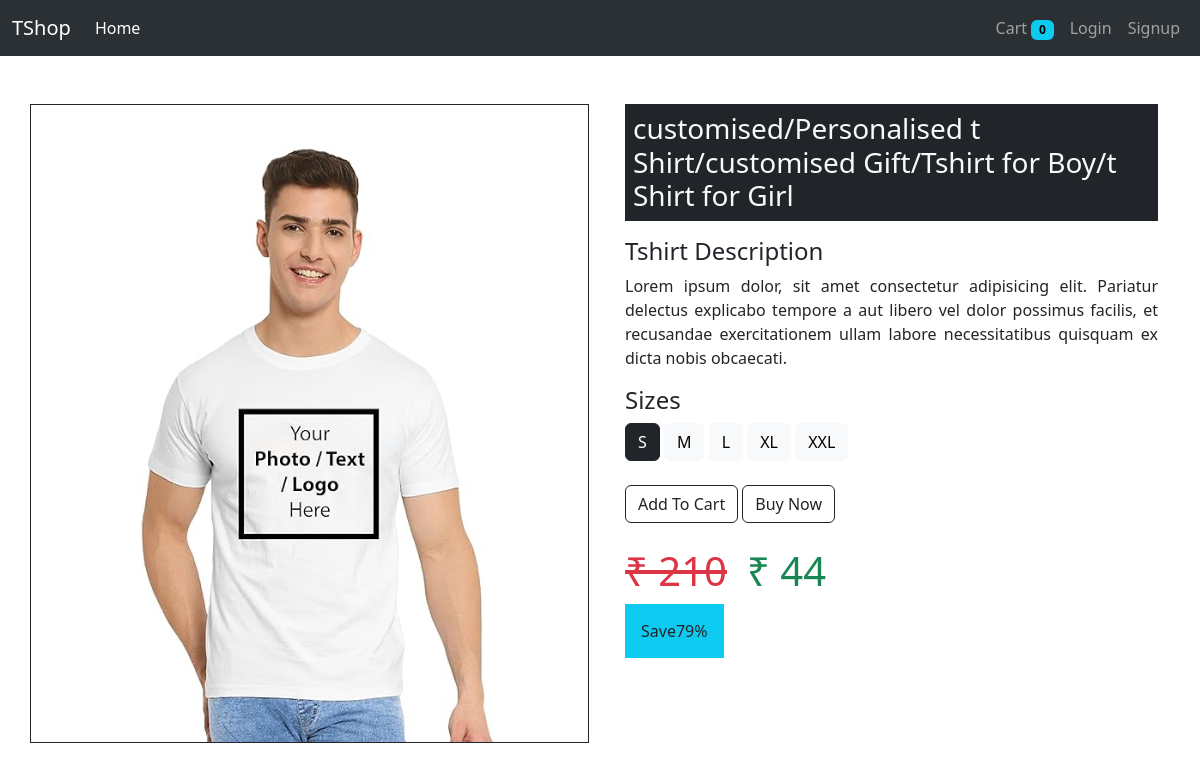
The page /products/15 on the database its author committed.
### Store/models.py (models this page shows, shortened)
class Tshirt(models.Model):
    name =  models.CharField(max_length=100, null=False)
    description = models.CharField(max_length=500, null=True)
    discount = models.IntegerField(default=0)
    image = models.ImageField(upload_to='uploads/images', null=False)
    occasion = models.ForeignKey(Occasion, on_delete=models.CASCADE)
    ideal_for = models.ForeignKey(IdealFor, on_delete=models.CASCADE)
    neck_type = models.ForeignKey(NeckType, on_delete=models.CASCADE)
    sleeve = models.ForeignKey(Sleeve, on_delete=models.CASCADE)
    brand = models.ForeignKey(Brand, on_delete=models.CASCADE)
    color = models.ForeignKey(Color, on_delete=models.CASCADE)

class SizeVariant(models.Model):
    SIZES = (
        ("S","Small"),
        ("M","Medium"),
        ("L","Large"),
        ("XL","Extra Large"),
        ("XXL","Extra Extra Large")
    )
    price = models.FloatField(null=False)
    tshirt = models.ForeignKey(Tshirt, on_delete = models.CASCADE)
    size = models.CharField(max_length=5, choices=SIZES)

### Store/views.py (the view)
# urls.py: path('products/<int:id>',views.show_products),
def show_products(request,id):
    tshirt = Tshirt.objects.get(pk=id)
    tsize = request.GET.get('size')
    if tsize==None:
        tsize = tshirt.sizevariant_set.all().order_by('price').first()
    else:
        tsize = tshirt.sizevariant_set.get(size=tsize)
    size_price = floor(tsize.price)
    sell_price = floor(size_price - (size_price*(tshirt.discount/100)))
    context = {
        'tshirt':tshirt,
        'price':size_price,
        'sell_price':sell_price,
        'active_size':tsize
    }
    return render(request, template_name='store/products.html', context=context)

### Store/templatetags/tshirts_tags.py (called while the page is built)
@register.simple_tag #Anotation
def active_button_class(active_size, size):
    if active_size == size:
        return 'dark'
    else:
        return 'light'

@register.filter #Decorator
def rupee(number):
    return f'₹ {number}'

### Store/templates/store/products.html (shortened to what this page needs)
{% extends './base.html' %}
{% load tshirts_tags %}
{% block content %}
<div class="container">
  <div class="row mt-5">
    <div class="col border border-dark text-center me-4">
      <img src="{{tshirt.image.url}}" width="450px" />
    </div>
    <div class="col">
      <h3 class="bg-dark text-light p-2">{{tshirt.name}}</h3>
      <h4 class="mt-3">Tshirt Description</h4>
      <p style="text-align: justify">
        Lorem ipsum dolor, sit amet consectetur adipisicing elit. Pariatur
        delectus explicabo tempore a aut libero vel dolor possimus facilis, et
        recusandae exercitationem ullam labore necessitatibus quisquam ex dicta
        nobis obcaecati.
      </p>
      <h4>Sizes</h4>
      {% for s in tshirt.sizevariant_set.all %}
      <span>
        <a
          href="/products/{{tshirt.id}}?size={{s.size}}"
          class="btn btn-{% active_button_class active_size.size s.size %}"
          >{{s.size}}</a
        >
      </span>
      {% endfor %}
      <br /><br />
      <a
        href="/addtocart/{{tshirt.id}}/{{active_size.size}}?return_url={{request.get_full_path}}"
        class="btn btn-outline-dark"
        >Add To Cart</a
      >
      <a href="/checkout" class="btn btn-outline-dark">Buy Now</a>
      <br /><br />
      <span class="text-danger display-6 me-3"><s>{{price|rupee}}</s></span>
      <span class="text-success display-6">{{sell_price|rupee}}</span>
      <br /><br />
      <span class="bg-info text-dark p-3">Save{{tshirt.discount}}%</span>
    </div>
  </div>
</div>
{% endblock %}

### rows shown on the page
Tshirt: image (picture), name "customised/Personalised t Shirt/customised Gift/Tshirt for Boy/t Shirt for Girl", discount "79"
SizeVariant: size "S"
SizeVariant: size "M"
SizeVariant: size "L"
SizeVariant: size "XL"
SizeVariant: size "XXL"

### other values the page prints
{{ request.session.cart|length }} "0"
{{ price|rupee }} "₹ 210"
{{ sell_price|rupee }} "₹ 44"
